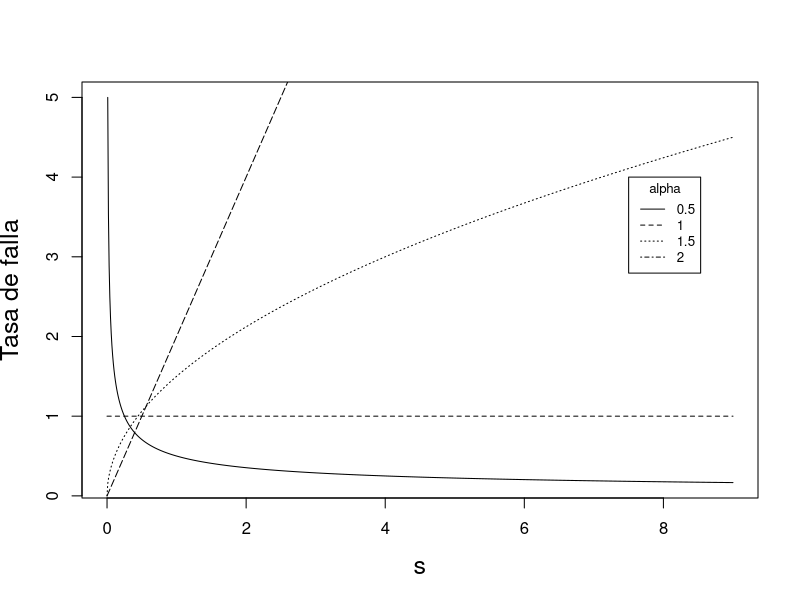

Generate this figure with R:
library(lattice);

lambda=1;
largo=4;
s=as.matrix(seq(0, 9, by = 0.01));
nombre=character(largo);
dims=dim(s);
alpha= matrix(0, largo, 1);
r= matrix(0, dims[1], largo);
for (K in 1:largo) {
  alpha[K]=(1/2)*K;
  nombre[K]=as.character(alpha[K]);
  r[,K]=(lambda*alpha[K])*((s[])^{alpha[K]-1})
}

plot(s,r[,1],type='l',lty=1,ylab='Tasa de falla',cex.lab=1.5,cex.main=2.0);
lines(s,r[,2],type='l',lty=2);
lines(s,r[,3],type='l',lty=3);
lines(s,r[,4],type='l',lty=5);
legend(7.5, 4, nombre, cex=0.8, lty=1:4, title="alpha");

